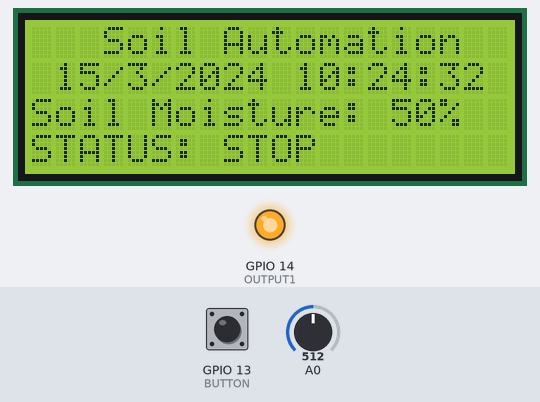
The sketch below on a simulated ESP8266 (NodeMCU). On the bench: 20×4 character LCD, output pins drawn as LEDs (lit = HIGH). The test bench sets the inputs (shaded band); at power-on: GPIO 13 (BUTTON) HIGH, A0 = 512. WiFi joins after 1.5 s; servers stay silent unless stated; the local clock reads 2024-03-15 10:24:30 at power-on unless the sketch sets it; what the sketch prints to the serial monitor is not drawn.

Above: at 3.8 s.
3.9 s: GPIO 13 (BUTTON) pulled LOW for 0.15 s
At 5.7 s:
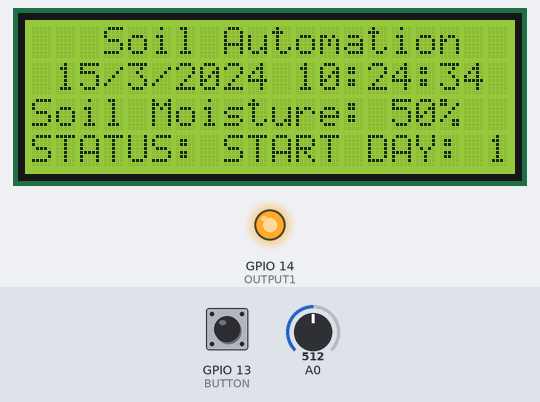
7.0 s: A0 set to 694
At 8.5 s:
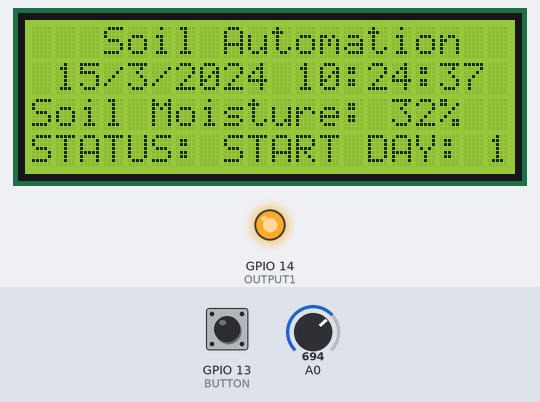
10.0 s: A0 set to 725
At 11.7 s:
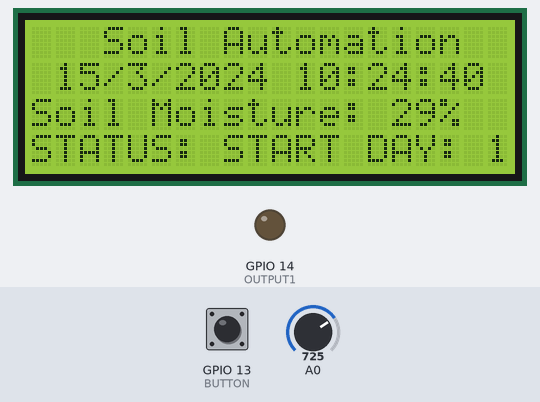
13.0 s: GPIO 13 (BUTTON) pulled LOW for 1 s
At 14.7 s:
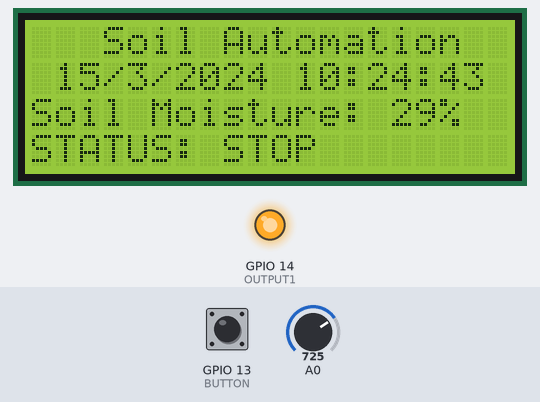
16.4 s: A0 set to 716
At 17.5 s:
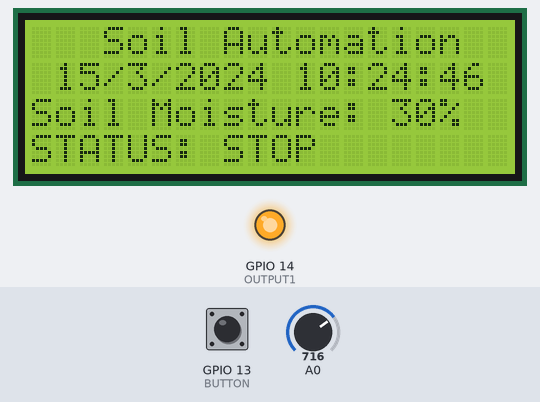
19.4 s: GPIO 13 (BUTTON) driven LOW
At 20.7 s:
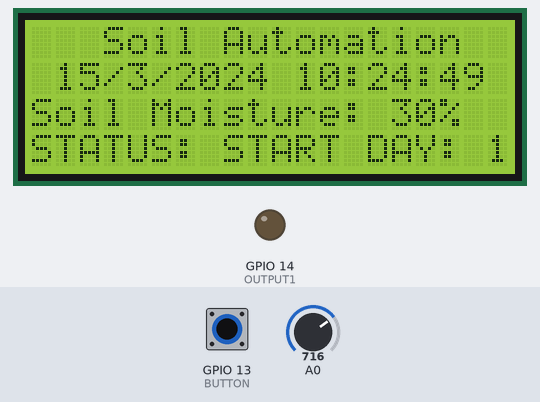
Timing chart, 0 to 22.4 s (numbered marks = the images above; inputs shaded):
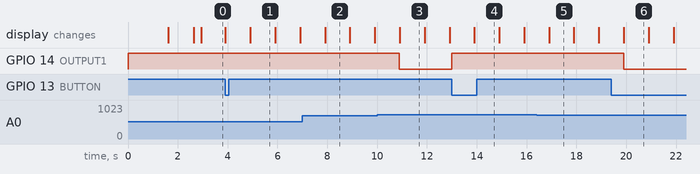

The sketch:

code.ino
```cpp
#include <ESP8266WiFi.h>
#include <time.h>
#include <LiquidCrystal_I2C.h>
LiquidCrystal_I2C lcd(0x27, 20, 4);

const char* ssid = "PAELECTRONIC_2.4GHz";             // SSID is set
const char* password = "12345678";     // Password is set

char ntp_server1[20] = "pool.ntp.org";
char ntp_server2[20] = "time.nist.gov";
char ntp_server3[20] = "time.uni.net.th";

int timezone = 7 * 3600;
int dst = 0;
String datetime = "";

#define OUTPUT1 14 // D5
#define BUTTON 13 // D7
int count = 1;
bool state = false;
int soil = 0;

int startHR = 0;
int startMN = 0;

unsigned long pre = 0;
unsigned long post = 0;

bool bt = false;
bool old_bt = false;

void setup() {
  Serial.begin(115200);
  Serial.println();
  Serial.print("Connecting to ");
  Serial.println(ssid);
  pinMode(OUTPUT1, OUTPUT);
  pinMode(BUTTON, INPUT_PULLUP);
  digitalWrite(OUTPUT1, 1);
  lcd.begin();
  lcd.backlight();
  lcd.clear();
  lcd.setCursor(0, 1);
  lcd.print("Connecting to ");
  lcd.print(ssid);

  WiFi.begin(ssid, password);
  while (WiFi.status() != WL_CONNECTED)
  {
    delay(500);
    Serial.print(".");
  }
  Serial.println("");
  Serial.println("WiFi connected");
  Serial.println(WiFi.localIP());
  Serial.println("");
  lcd.clear();
  lcd.setCursor(0, 1);
  lcd.print("WiFi connected");
  delay(1000);
  configTime(timezone, dst, ntp_server1, ntp_server2, ntp_server3);
  Serial.println("\nWaiting for time");
  lcd.clear();
  lcd.setCursor(2, 1);
  lcd.print("Waiting for time");
  while (!time(nullptr)) {
    Serial.print(".");
    delay(1000);
  }
  Serial.println("");
}

void loop() {
  time_t now = time(nullptr);
  struct tm* p_tm = localtime(&now);
  bt = !digitalRead(BUTTON);
  if (bt && !old_bt) {

    state = !state;
    if (state) {
      startHR = p_tm->tm_hour;
      startMN = p_tm->tm_min;
    }
    count = 1;
    digitalWrite(OUTPUT1, 1);
  }
  old_bt = bt;


  pre = millis();
  if (pre - post >= 1000) {
    if ((p_tm->tm_year + 1900) > 2020) {
      datetime = "";
      datetime += String(p_tm->tm_mday);
      datetime += "/";
      datetime += String(p_tm->tm_mon + 1);
      datetime += "/";
      datetime += String(p_tm->tm_year + 1900);
      datetime += " ";
      if (p_tm->tm_hour < 10)
        datetime += "0";
      datetime += String(p_tm->tm_hour);
      datetime += ":";
      if (p_tm->tm_min < 10)
        datetime += "0";
      datetime += String(p_tm->tm_min);
      datetime += ":";
      if (p_tm->tm_sec < 10)
        datetime += "0";
      datetime += String(p_tm->tm_sec);

      soil = readSoil();
      lcd.clear();
      lcd.setCursor(3, 0);
      lcd.print("Soil Automation");
      lcd.setCursor(1, 1);
      lcd.print(datetime);
      lcd.setCursor(0, 2);
      lcd.print("Soil Moisture: ");
      lcd.print(soil);
      lcd.print("%");
      lcd.setCursor(0, 3);
      if (!state) {
        lcd.print("STATUS: STOP");
        digitalWrite(OUTPUT1, 1);
      } else {

        Serial.print("startMN = ");
        Serial.print(startMN);
        Serial.print("   p_tm->tm_min = ");
        Serial.print(p_tm->tm_min);
        Serial.print("   p_tm->tm_sec = ");
        Serial.println(p_tm->tm_sec);
        if (startHR == p_tm->tm_hour && startMN == p_tm->tm_min && (p_tm->tm_sec == 0 || p_tm->tm_sec == 1)) {
          count++;
          if (count == 5) {
            count = 1;
            state = false;
          }
          delay(2000);
        }
        if (count == 1) {
          if (soil <= 30) {
            digitalWrite(OUTPUT1, 0);
          } else {
            digitalWrite(OUTPUT1, 1);
          }
        } else if (count == 2) {
          if (soil <= 40) {
            digitalWrite(OUTPUT1, 0);
          } else {
            digitalWrite(OUTPUT1, 1);
          }
        } else if (count == 3) {
          if (soil <= 60) {
            digitalWrite(OUTPUT1, 0);
          } else {
            digitalWrite(OUTPUT1, 1);
          }
        } else if (count == 4) {
          if (soil <= 80) {
            digitalWrite(OUTPUT1, 0);
          } else {
            digitalWrite(OUTPUT1, 1);
          }
        } else {
          digitalWrite(OUTPUT1, 1);
        }
        lcd.print("STATUS: START DAY: ");
        lcd.print(count);
      }

      Serial.println(datetime);
    }
    post = pre;
  }
}

int readSoil() {
  int sensor = 0;
  for (int i = 0; i < 20; i++) {
    sensor += analogRead(A0);
    delay(10);
  }
  return map((sensor / 20), 0, 1023, 100, 0);
}
```

Measured:
- the behaviour switches between 710 and 711 on A0 (found by bisection; images 2 and 3)
- after the input at 3.9 s, the display: first differs from a run without the input after 1.0 s (image 1)
- after the input at 10.0 s, GPIO 14 (OUTPUT1): HIGH → LOW after 0.89 s
- after the input at 13.0 s, GPIO 14 (OUTPUT1): LOW → HIGH at once; the display: changes after 0.90 s (image 4)
- after the input at 19.4 s, GPIO 14 (OUTPUT1): HIGH → LOW after 0.49 s; the display: changes after 0.51 s (image 6)
- what the display in image 1 shows lasts 1.0 s, from 4.9 s to 5.9 s
